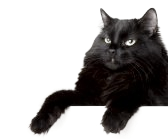
#> input picture testphotos/blackcat.png, 168 x 139 px; its folder holds only this picture in this run
$ python -i tmatch.py   (imports and definitions only)   (Python 2 division)
#> lines starting #> are read from the running program, lines starting #| are printed output that depends on the picture; pictures that were not available may be replaced by others from this repository, and a replacement may not be noted
### ncc.py
import numpy as np
import math
from scipy import signal

def normxcorr2D(image, template):
    """
    Normalized cross-correlation for 2D PIL images

    Inputs:
    ----------------
    template    The template. A PIL image.  Elements cannot all be equal.

    image       The PIL image.

    Output:
    ----------------
    nxcorr      Array of cross-correlation coefficients, in the range
                -1.0 to 1.0.

                Wherever the search space has zero variance under the template,
                normalized cross-correlation is undefined.

    Implemented for CPSC 425 Assignment 3

    Bob Woodham
    January, 2013
    """

    # (one-time) normalization of template
    t = np.asarray(template, dtype=np.float64)
    t = t - np.mean(t)
    norm = math.sqrt(np.sum(np.square(t)))
    t = t / norm

    # create filter to sum values under template
    sum_filter = np.ones(np.shape(t))

    # get image
    a = np.asarray(image, dtype=np.float64)
    #also want squared values
    aa = np.square(a)

    # compute sums of values and sums of values squared under template
    a_sum = signal.correlate2d(a, sum_filter, 'same')
    aa_sum = signal.correlate2d(aa, sum_filter, 'same')
    # Note:  The above two lines could be made more efficient by
    #        exploiting the fact that sum_filter is separable.
    #        Even better would be to take advantage of integral images

    # compute correlation, 't' is normalized, 'a' is not (yet)
    numer = signal.correlate2d(a, t, 'same')
    # (each time) normalization of the window under the template
    denom = np.sqrt(aa_sum - np.square(a_sum)/np.size(t))

    # wherever the denominator is near zero, this must be because the image
    # window is near constant (and therefore the normalized cross correlation
    # is undefined). Set nxcorr to zero in these regions
    tol = np.sqrt(np.finfo(denom.dtype).eps)
    nxcorr = np.where(denom < tol, 0, numer/denom)

    # if any of the coefficients are outside the range [-1 1], they will be
    # unstable to small variance in a or t, so set them to zero to reflect
    # the undefined 0/0 condition
    nxcorr = np.where(np.abs(nxcorr-1.) > np.sqrt(np.finfo(nxcorr.dtype).eps),nxcorr,0)

    return nxcorr

### tmatch.py
from PIL import Image, ImageDraw
import numpy as np
import math
from scipy import signal
import ncc
import os

##############################################################################
#                            Global "magic numbers"                          #
##############################################################################

# How much to scale each smaller image
scale = 0.75

# Default size for our template image
templateWidth = 15

# Threshold
#threshold = 0.6
threshold = 0.6

# Path to save images
# [1 line not run here, left out]
#global image_name
file_path = os.getcwd() + "/static/"

#image_name = "unamed"

def MakePyramid(image, minsize):
	# Initialize the list where we will store the images and place the original image in it.
	pyramid = []
	pyramid.append(image)

	# We will check that both the width and height dimensions are largerthan the specified minimum.
	while(image.size[0] > minsize and image.size[1] > minsize):
		# Get the dimensions of the image.
		x = image.size[0]
		y = image.size[1]
		# Make a new copy with scaled dimensions
		image = image.resize((int(x*scale),int(y*scale)),Image.BICUBIC)
		# Append the new image to our list.
		pyramid.append(image)

	return pyramid

def FindTemplate(pyramid, template, threshold):
	# Maintain a variable so we know by how much to scale the coordinates back.
	scaleBack = 1

	matches = []

	# This markerImage will be the image where we draw the rectangles of matches we find.
	markerImage = pyramid[0]
	# Convert it to RGB so we can add coloured rectangles.
	markerImage = markerImage.convert('RGB')

	# Loop over every image in the pyramid to find matches.
	for image in pyramid:
		# Get the normalized cross correlation of the template with the image.
		grey_image = image.convert('L')
		#crossXC = ncc.normxcorr2D(image, template)
		crossXC = ncc.normxcorr2D(grey_image, template)

		# We loop through this 2D returned array to check for values larger than our threshold.
		for y in range(len(crossXC)):
			for x in range(len(crossXC[y])):
				if crossXC[y][x] > threshold:
					matches.append((x*scaleBack,y*scaleBack,scaleBack))

		scaleBack *= 1/scale
	return matches


# [73 lines left out: functions DrawFaces, SaveImage, GetSavePathFromName, PruneCoordinates, not called in this run]


# Returns the coordinates of anything found
def GetCoordinates(image_path):
	#Load image and template. Convert to grey scale (just in case)
	#im = Image.open("testphotos/students.jpg")
#> called with image_path = 'testphotos/blackcat.png'
	print image_path
	im = Image.open(image_path)
#> im is the input picture: PIL image 168x139 RGBA; mean R, G, B, A 45, 42.8, 42.2, 99
	im = im.convert('RGB')
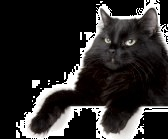
#> im: PIL image 168x139 RGB; mean R, G, B 45, 42.8, 42.2

	# Keep track of image name so we can use it later
	global image_name
	image_name = image_path.split('/')[-1]

	template = Image.open("testphotos/template.jpg")
	# Resize
	templateHeight = template.size[1]*templateWidth/template.size[0]
#> templateHeight = 12
	template = template.resize((int(templateWidth),int(templateHeight)),Image.BICUBIC)

	#Create a pyramid of resized images
	pyramid = MakePyramid(im,templateWidth)
#> the loop in MakePyramid, `while(image.size[0] > minsize and image.size[1] > minsize):` made 8 passes
#> pass 1, in MakePyramid, `image = image.resize((int(x*scale),int(y*scale)),Image.BICUBIC)`:
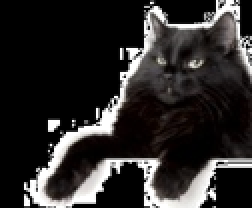
#> image: PIL image 126x104 RGB (shown 2 times larger); mean R, G, B 45, 42.8, 42.2
#> pass 2, in MakePyramid, `image = image.resize((int(x*scale),int(y*scale)),Image.BICUBIC)`:
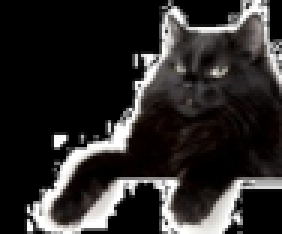
#> image: PIL image 94x78 RGB (shown 3 times larger); mean R, G, B 45, 42.8, 42.3
#> pass 3, in MakePyramid, `image = image.resize((int(x*scale),int(y*scale)),Image.BICUBIC)`:
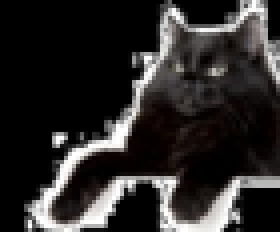
#> image: PIL image 70x58 RGB (shown 4 times larger); mean R, G, B 45.1, 42.9, 42.4
#> after the loop in MakePyramid, `while(image.size[0] > minsize and image.size[1] > minsize):`: pyramid = 9 items
#> pyramid = 9 items

	coordinates = FindTemplate(pyramid, template, threshold)
#> the loop in FindTemplate, `for image in pyramid:` made 1 pass
#> norm in normxcorr2D on pass 1: 2085.5
#> pass 1, in normxcorr2D, `aa = np.square(a)`:
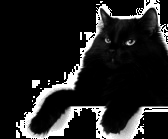
#> aa: shape (139, 168) float64; min 0, max 65025, mean 8562.1; drawn with min black and max white
#> after the loop in FindTemplate, `for image in pyramid:`: matches = []; scaleBack = 1

	coordinates = PruneCoordinates(coordinates, templateWidth*2)
	DrawFaces(im,coordinates,template)

	print "coord scale value:"
	print len(coordinates)

	return coordinates


#GetCoordinates()

#> (the run stopped early here; a loop or call above may not have finished)
